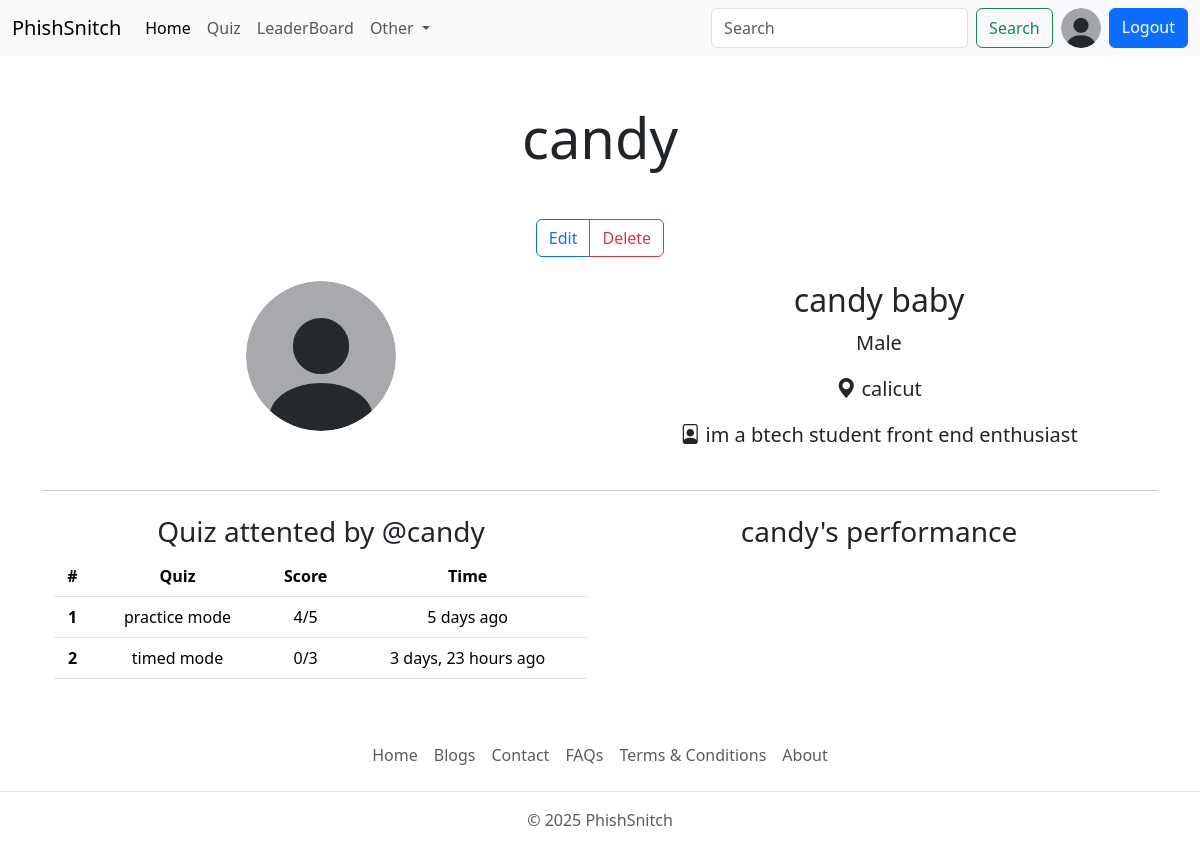
Screenshot of /user/profile/candy (signed in) with the database file from the repository.
### accounts/models.py (models this page shows, shortened)
class Profile(models.Model):
    user=models.OneToOneField(User, on_delete=models.CASCADE,null=True,verbose_name='User_Object')
    bio=models.TextField(blank=True,null=True)
    profile_image=models.ImageField(upload_to='profile_images',default='userdefault.png',blank=True,null=True,verbose_name='Profile_Pic')
    location=models.CharField(max_length=100,blank=True,null=True)
    GENDER=(
        ('Male','Male'),
        ('Female','Female'),
        ('Other','Other')
    )
    gender=models.CharField(max_length=6,choices=GENDER,blank=True,null=True)
    @property
    def full_name(self):
        return f"{self.user.first_name} {self.user.last_name}"

### quiz/models.py (models this page shows, shortened)
class QuizSubmission(models.Model):
    user=models.ForeignKey(User,on_delete=models.CASCADE)
    quiz=models.ForeignKey(Quiz,on_delete=models.CASCADE)
    score=models.IntegerField()
    submitted_at=models.DateTimeField(auto_now_add=True)

class Quiz(models.Model):
    title = models.CharField(max_length=255)
    description = models.TextField()
    category = models.ForeignKey(Category, on_delete=models.CASCADE)
    quiz_file = models.FileField(upload_to='quiz/')
    created_at = models.DateTimeField(auto_now_add=True)
    uploaded_at = models.DateTimeField(auto_now=True)
    class Meta:
        verbose_name_plural = 'Quizzes'

class Question(models.Model):
    quiz = models.ForeignKey(Quiz, on_delete=models.CASCADE)
    text = models.TextField()

### accounts/views.py (the view)
# urls.py: path('profile/<str:username>',views.userprofile,name='profile'),
@login_required(login_url='login')
def userprofile(request,username):
    user_object2=User.objects.get(username=username)
    user_profile2=Profile.objects.get(user=user_object2)
    user_object=User.objects.get(username=request.user)
    user_profile=Profile.objects.get(user=user_object)
    submissions=QuizSubmission.objects.filter(user=user_object2)
    context={"user_profile" : user_profile,"user_profile2": user_profile2,"submissions":submissions}
    return render(request,'profile.html',context)

### templates/profile.html (shortened to what this page needs)
{% extends 'index.html' %}
{% block content %}
     <h1 class="display-4 text-center my-5">{{ user_profile2.user.username }}</h1>
     <div class="container text-center">
      {% if request.user.username == user_profile2.user.username %}
        <div class="btn-group" role="group" aria-label="Basic mixed style example">
            <a href="{% url 'edit_profile' %}" type="button" class="btn btn-outline-primary">Edit</a>
            <a href="{% url 'delete_profile' %}" type="button" class="btn btn-outline-danger">Delete</a>
        </div>
      {% endif %}
        <div class="container text-center my-4">
        <div class="row rows-cols-sm-1 row-cols-md-2">
            <div class="col-12">
                <img src="{{ user_profile2.profile_image.url }}" alt="user profile" class="rounded-circle" width="150" height="150">
            </div>
            <div class="col-12">
                <h2>{{user_profile2.full_name}}</h2>
                <p class="fs-5">{{user_profile2.gender}}</p>
                <p class="fs-5"><i class="bi bi-geo-alt-fill"></i> {{user_profile2.location}}</p>
                <p class="fs-5"><i class="bi bi-file-person"></i> {{user_profile2.bio}}</p>
            </div>
        </div>
        </div>
        <hr class="my-4">
        <div class="container">
            <div class="row row-cols-sm-1 row-cols-md-1 row-cols-lg-2">
                <div class="col-12">
                    <h3>Quiz attented by @{{user_profile2.user.username}}</h3>
                    <table class="table">
                        <thead>
                          <tr>
                            <th scope="col">#</th>
                            <th scope="col">Quiz</th>
                            <th scope="col">Score</th>
                             <th scope="col">Time</th>
                          </tr>
                        </thead>
                        <tbody>
                          {% for submission in submissions %}
                          <tr>
                            <th scope="row">{{forloop.counter}}</th>
                            <td title="{{submission.quiz.title}}">{{submission.quiz.title|truncatewords:4}}</td>
                            <td>{{submission.score}}/{{submission.quiz.question_set.all|length}}</td>
                            <td>{{submission.submitted_at|timesince}} ago</td>
                          </tr>
                          {% endfor%}
                        </tbody>
                      </table>
                </div>
                <div class="col-12">
                    <h3>{{user_profile2.user.username}}'s performance</h3>
                </div>
            </div>
        </div>
     </div>
     {% endblock content %}

### templates/components/navbar.html (shortened to what this page needs)
<nav class="navbar navbar-expand-lg bg-body-tertiary">
    <div class="container-fluid">
      <a class="navbar-brand" href="{% url 'home' %}">PhishSnitch</a>
      <div class="collapse navbar-collapse" id="navbarSupportedContent">
        <ul class="navbar-nav me-auto mb-2 mb-lg-0">
          <li class="nav-item">
            <a class="nav-link active" aria-current="page" href="{% url 'home' %}">Home</a>
          </li>
          <li class="nav-item">
            <a class="nav-link" href="{% url 'all_quiz' %}">Quiz</a>
          </li>
          <li class="nav-item">
            <a class="nav-link" href="{%  url 'leaderboard' %}">LeaderBoard</a>
          </li>
          <li class="nav-item dropdown">
            <a class="nav-link dropdown-toggle" href="#" role="button" data-bs-toggle="dropdown" aria-expanded="false">
              Other
            </a>
          </li>
        </ul>
        <form class="d-flex" role="search">
          <input class="form-control me-2" type="search" placeholder="Search" aria-label="Search"/>
          <button class="btn btn-outline-success" type="submit">Search</button>
          {% if request.user.is_authenticated %}
          <a href="{% url 'profile' request.user.username %}" data-bs-toggle="tooltip" data-bs-placement="bottom" data-bs-title="{{request.user.username}}" >
            <img src="{{ request.user.profile.profile_image.url }}" alt="image not found" width="40" height="40" class="rounded-circle mx-2">
          </a>
          <a href="{% url 'logout' %}" class="btn btn-primary ">Logout</a>
          {% else %}
          <a href="{% url 'login' %}" class="btn btn-primary ms-2">Login</a>
          {% endif %}
        </form>
      </div>
    </div>
  </nav>

### rows the page displays
Profile: user.username "candy", profile_image (placeholder picture), full_name "candy baby", gender "Male", location "calicut", bio "im a btech student front end enthusiast"
QuizSubmission: quiz "practice mode", score "4", quiz.question_set.all|length "5", submitted_at "5 days"
QuizSubmission: quiz "timed mode", score "0", quiz.question_set.all|length "3", submitted_at "3 days, 23 hours"
